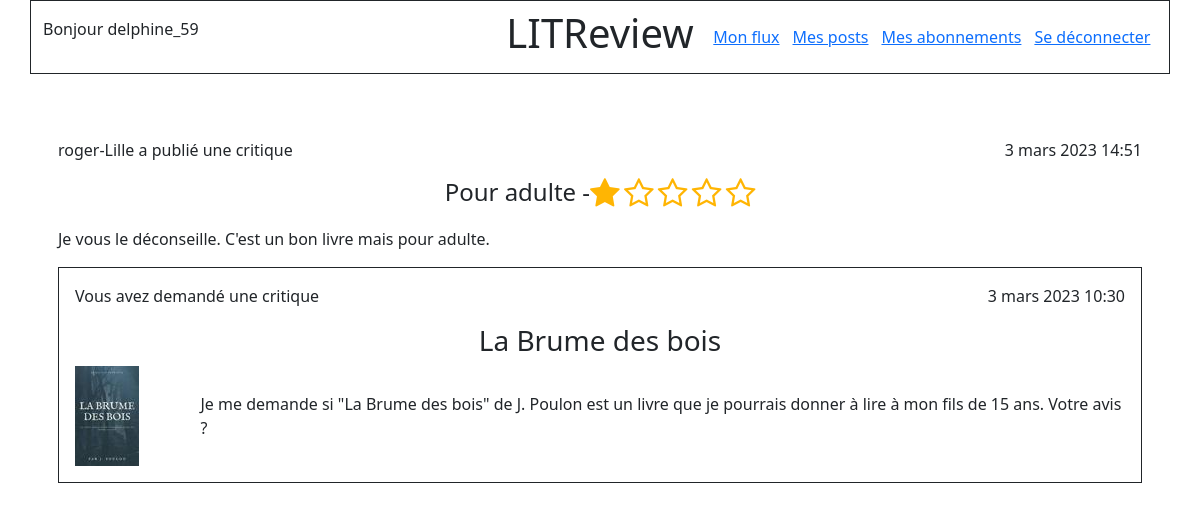
Page /reviews/9/display (signed in) on the committed database.
### authentication/models.py (models this page shows)
class User(AbstractUser):
    SUBSCRIBER = "Membre"
    followed_members = models.ManyToManyField(
        settings.AUTH_USER_MODEL,
        through="UserFollows",
        related_name="followed"
    )

### feed/models.py (models this page shows, shortened)
class Review(models.Model):
    objects = models.Manager()
    ticket = models.OneToOneField(
        Ticket,
        on_delete=models.CASCADE,
        related_name='ticket_review',
        primary_key=False
    )
    rating = models.PositiveSmallIntegerField(
       validators=[MinValueValidator(0), MaxValueValidator(5)]
    )
    user = models.ForeignKey(
        settings.AUTH_USER_MODEL,
        on_delete=models.CASCADE
    )
    headline = models.CharField(max_length=128)
    body = models.TextField(max_length=8192, blank=True)
    time_created = models.DateTimeField(auto_now_add=True)

class Ticket(models.Model):
    objects = models.Manager()
    title = models.CharField(max_length=128)
    description = models.TextField(max_length=2048, blank=True)
    user = models.ForeignKey(
        to=settings.AUTH_USER_MODEL,
        on_delete=models.CASCADE
    )
    image = models.ImageField(null=True, blank=True)
    time_created = models.DateTimeField(auto_now_add=True)
    IMAGE_MAX_SIZE = (100, 100)

### feed/views.py (the view)
# urls.py: path('reviews/<int:review_id>/display', views.display_review,
@login_required
def display_review(request, review_id):
    review = Review.objects.get(id=review_id)
    return render(request, 'feed/review_display.html', {'review': review})

### feed/templatetags/feed_extras.py (called while the page is built)
@register.simple_tag(takes_context=True)
def get_user_display(context, user):
    if user == context['user']:
        return "Vous avez"
    return f"{user.username} a"

### feed/templates/feed/review_display.html
{% extends "base.html" %}
{% block content %}
    {% include 'feed/review_detail.html' with review=review %}
{% endblock content %}

### templates/base.html (shortened to what this page needs)
{% load static %}
<!DOCTYPE html>
<html lang="en" xmlns="http://www.w3.org/1999/html">
<head>
    <link href="https://cdn.jsdelivr.net/npm/bootstrap@5.1.3/dist/css/bootstrap.min.css" rel="stylesheet">
    <link rel="stylesheet" href="https://cdnjs.cloudflare.com/ajax/libs/font-awesome/4.7.0/css/font-awesome.min.css">
    <link rel="stylesheet" href="{% static 'feed/rating_style.css' %}"/>
</head>
<body>
    <header>
        <nav class="bg_light">
            <div class="container">
                <div class="row border border-dark py-2">
                    <div class="col-5 d-flex align-items-center">
                        {% if user.is_authenticated %}
                            <p>Bonjour {{ user.username }}</p>
                        {% endif %}
                    </div>
                    <div class="col-2 d-flex justify-content-center">
                        <h1>LITReview</h1>
                    </div>
                    <div
                            class="col-5 d-flex justify-content-around align-items-center">
                        {% if user.is_authenticated %}
                            <a href="{% url 'feed:my-flow' %}">Mon flux</a>
                            <a href="{% url 'feed:my-posts' %}">Mes posts</a>
                            <a href="{% url 'authentication:follows' %}">Mes abonnements</a>
                            <a href="{% url 'authentication:logout' %}">Se déconnecter</a>
                        {% endif %}
                    </div>
                </div>
            </div>
        </nav>
    </header>
    <section class="container my-5">
    {% block content %}
    {% endblock content %}
    </section>
</body>
</html>

### feed/templates/feed/review_detail.html
{% load feed_extras %}
{% block content %}
    <div class="p-3">
        <div class="row">
            <div class="col text-start">
                <p>{% get_user_display user=review.user %} publié une critique</p>
            </div>
            <div class="col text-end">
                <p>{{ review.time_created }}</p>
            </div>
        </div>
    <div class="d-flex justify-content-center">
        <h4>
            {{ review.headline }} -
        </h4>
        <div class="rating-star mb-3">
                <i class="fa fa-2x fa-star{% if review.rating < 1 %}-o{% endif %}"
                   aria-hidden="true"></i>
                <i class="fa fa-2x fa-star{% if review.rating < 2 %}-o{% endif %}"
                   aria-hidden="true"></i>
                <i class="fa fa-2x fa-star{% if review.rating < 3 %}-o{% endif %}"
                   aria-hidden="true"></i>
                <i class="fa fa-2x fa-star{% if review.rating < 4 %}-o{% endif %}"
                   aria-hidden="true"></i>
                <i class="fa fa-2x fa-star{% if review.rating < 5 %}-o{% endif %}"
                   aria-hidden="true"></i>
        </div>
    </div>
            <p>{{ review.body }}</p>
            <div class="border border-dark">
                {% include 'feed/ticket_detail.html' with ticket=review.ticket %}
            </div>
    </div>
{% endblock content %}

### feed/templates/feed/ticket_detail.html
{% load feed_extras %}
<div class="p-3">
    <div class="row">
        <div class="col text-start">
            <p>{% get_user_display user=ticket.user %} demandé une critique</p>
        </div>
        <div class="col text-end">
            <p>{{ ticket.time_created }}</p>
        </div>
    </div>
    <h3 class="text-center">{{ ticket.title }}</h3>
    <div class="row">
        <div class="col-1 d-flex align-items-center">
            {% if ticket.image %}
            <img src="{{ ticket.image.url }}">
        {% endif %}
        </div>
        <div class="col-11 ps-5 d-flex align-items-center">
             {{ ticket.description }}
        </div>
    </div>
</div>

### feed/static/feed/rating_style.css (style rules this page uses)
.rating-star { color: #ffb503; }

### rows in the picture
User: username "delphine_59"
Review: user.username "roger-Lille a", time_created "3 mars 2023 14:51", headline "Pour adulte", body "Je vous le déconseille. C'est un bon livre mais pour adulte."
Ticket: user "Vous avez", time_created "3 mars 2023 10:30", title "La Brume des bois", image (picture), description "Je me demande si \"La Brume des bois\" de J. Poulon est un livre que je pourrais donner à lire à mon fils de 15 ans. Votre avis ?"
